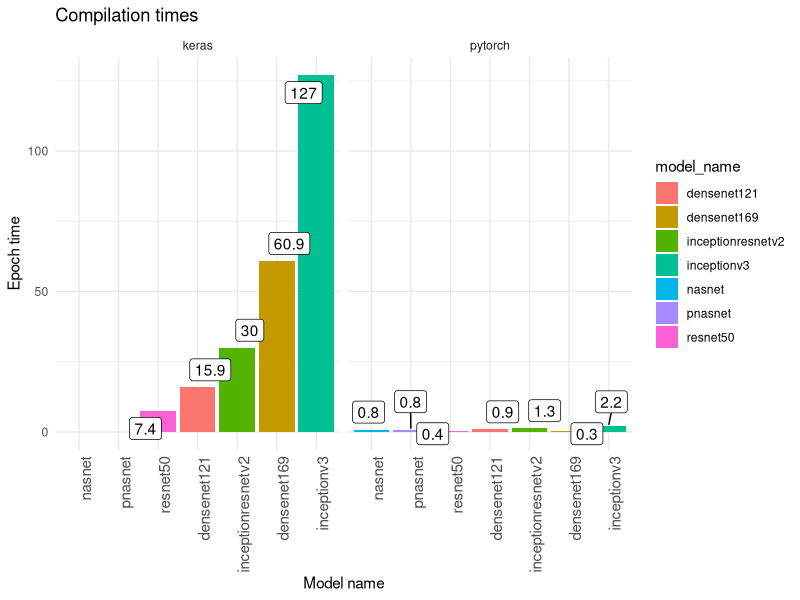

The R script that drew this image:
library('ggplot2')
library('ggrepel')

acc_plot_wf <- function(df, save=FALSE, title='', plot_name='') {
  
  g_full <- ggplot(df, aes(x=reorder(model_name, compilation_time), y=compilation_time)) + 
    # geom_point(aes(color='framework're), size=4) +
    geom_col(fill='navy') +
    geom_label_repel(aes(label=compilation_time)) +
    scale_color_brewer(palette='Set2') +
    labs(x='Model name', y='Epoch time', title=title) +
    theme_minimal() +
    theme(axis.text.x = element_text(angle=90, hjust=1, size=11))
  g_full
  
  if (save) {
    ggsave(sprintf('figures/ggplot_%s.png', plot_name), g_full, dpi=400, width=8, height=8)
  }
}

acc_plot_facet <- function(df, save=FALSE, title='', plot_name='') {
  
  g_full <- ggplot(df, aes(x=reorder(model_name, compilation_time), y=compilation_time)) + 
    # geom_point(aes(color='framework're), size=4) +
    geom_col(aes(fill=model_name)) +
    geom_label_repel(aes(label=compilation_time)) +
    scale_color_brewer(palette='Set2') +
    labs(x='Model name', y='Epoch time', title=title) +
    theme_minimal() +
    facet_grid(. ~ framework, drop=TRUE) +
    theme(axis.text.x = element_text(angle=90, hjust=1, size=11))
  g_full
  
  if (save) {
    ggsave(sprintf('figures/ggplot_%s.png', plot_name), g_full, dpi=400, width=14, height=8)
  }
}

df <- read.csv('df_compilation_times.csv')

# df$epoch_time <- round(df$epoch_time, 0)
df$compilation_time <- round(df$compilation_time, 1)

df[, 'framework'] = as.factor(df[, 'framework'])
df[, 'model_name'] = as.factor(df[, 'model_name'])
# df[, 'image_size'] = as.factor(df[, 'image_size'])
# df[, 'batch_size'] = as.factor(df[, 'batch_size'])
# df[, 'trial_num'] = as.factor(df[, 'trial_num'])

df_keras <- df[which(df$framework == 'keras'), ]
df_torch <- df[which(df$framework == 'pytorch'), ]

# Plot all:
acc_plot_facet(df, TRUE, 'Compilation times', 'compil_times')  # OK
